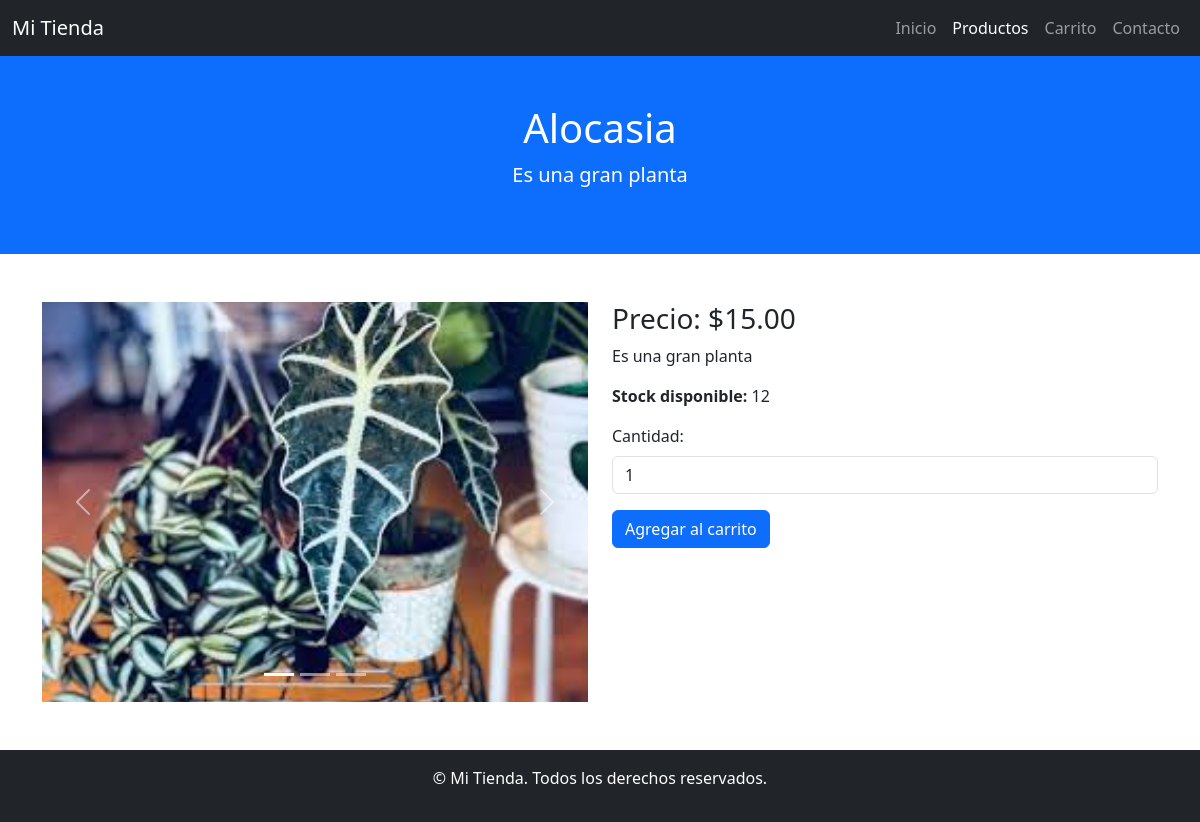
The app's page /shop/producto/3/ with its own data.
### store/models.py (models this page shows, shortened)
class Producto(models.Model):
    nombre = models.CharField(max_length=255)
    descripcion = models.TextField()
    precio = models.DecimalField(max_digits=10, decimal_places=2)
    stock = models.IntegerField()
    imagen = models.ImageField(upload_to='productos/', null=True, blank=True)  # Imagen principal
    categoria = models.ForeignKey('Categoria', on_delete=models.CASCADE, related_name='productos')
    stock = models.PositiveIntegerField(default=0)
    destacado = models.BooleanField(default=False)

class ProductoImagen(models.Model):
    producto = models.ForeignKey(Producto, related_name='imagenes', on_delete=models.CASCADE)
    imagen = models.ImageField(upload_to='productos/')

### store/views.py (the view)
# urls.py: path('producto/<int:producto_id>/', views.detalle_producto, name='detalle_producto'),
def detalle_producto(request, producto_id):
    producto = get_object_or_404(Producto, id=producto_id)
    imagenes = producto.imagenes.all()  # Recupera todas las imágenes relacionadas
    return render(request, 'store/detalle_producto.html', {'producto': producto, 'imagenes': imagenes})

### store/templates/store/detalle_producto.html (shortened to what this page needs)
<!DOCTYPE html>
<html lang="es">
<head>
    <link href="https://cdn.jsdelivr.net/npm/bootstrap@5.3.0/dist/css/bootstrap.min.css" rel="stylesheet">
</head>
<body>
    <nav class="navbar navbar-expand-lg navbar-dark bg-dark">
        <div class="container-fluid">
            <a class="navbar-brand" href="/home">Mi Tienda</a>
            <div class="collapse navbar-collapse" id="navbarNav">
                <ul class="navbar-nav ms-auto">
                    <li class="nav-item">
                        <a class="nav-link" href="/home">Inicio</a>
                    </li>
                    <li class="nav-item">
                        <a class="nav-link active" href="/shop">Productos</a>
                    </li>
                    <li class="nav-item">
                        <a class="nav-link" href="/carrito">Carrito</a>
                    </li>
                    <li class="nav-item">
                        <a class="nav-link" href="/contact">Contacto</a>
                    </li>
                </ul>
            </div>
        </div>
    </nav>
    <header class="bg-primary text-white text-center py-5">
        <h1>{{ producto.nombre }}</h1>
        <p class="lead">{{ producto.descripcion }}</p>
    </header>
    <div class="container my-5">
        <div class="row">
            <div class="col-md-6">
                {% if imagenes %}
                    <div id="carouselProducto" class="carousel slide" data-bs-ride="carousel">
                        <div class="carousel-inner">
                            {% for imagen in imagenes %}
                                <div class="carousel-item {% if forloop.first %}active{% endif %}">
                                    <img src="{{ imagen.imagen.url }}" class="d-block w-100" alt="{{ producto.nombre }}">
                                </div>
                            {% endfor %}
                        </div>
                        <button class="carousel-control-prev" type="button" data-bs-target="#carouselProducto" data-bs-slide="prev">
                            <span class="carousel-control-prev-icon" aria-hidden="true"></span>
                        </button>
                        <button class="carousel-control-next" type="button" data-bs-target="#carouselProducto" data-bs-slide="next">
                            <span class="carousel-control-next-icon" aria-hidden="true"></span>
                        </button>
                        <div class="carousel-indicators">
                            {% for imagen in imagenes %}
                                <button type="button" data-bs-target="#carouselProducto" data-bs-slide-to="{{ forloop.counter0 }}" {% if forloop.first %}class="active"{% endif %} aria-current="{% if forloop.first %}true{% endif %}" aria-label="Slide {{ forloop.counter }}"></button>
                            {% endfor %}
                        </div>
                    </div>
                {% else %}
                    <img src="{{ producto.imagen.url }}" class="img-fluid" alt="{{ producto.nombre }}">
                {% endif %}
            </div>
            <div class="col-md-6">
                <h3>Precio: ${{ producto.precio }}</h3>
                <p>{{ producto.descripcion }}</p>
                <p><strong>Stock disponible:</strong> {{ producto.stock }}</p>
                <form action="{% url 'agregar_al_carrito' producto.id %}" method="POST">
                    <div class="mb-3">
                        <label for="cantidad" class="form-label">Cantidad:</label>
                        <input type="number" id="cantidad" name="cantidad" value="1" min="1" max="{{ producto.stock }}" class="form-control" required>
                    </div>
                    <button type="submit" class="btn btn-primary" {% if producto.stock == 0 %} disabled {% endif %}>Agregar al carrito</button>
                </form>
            </div>
        </div>
    </div>
    <footer class="bg-dark text-white text-center py-3">
        <p>&copy; {{ current_year }} Mi Tienda. Todos los derechos reservados.</p>
    </footer>
</body>
</html>

### store/templates/store/detalle_producto.html (style rules this page uses)
.carousel-item img { width: 100%; height: 400px; object-fit: cover; }

### records on screen
Producto: nombre "Alocasia", descripcion "Es una gran planta", precio "15.00", stock "12"
ProductoImagen: imagen (picture)
